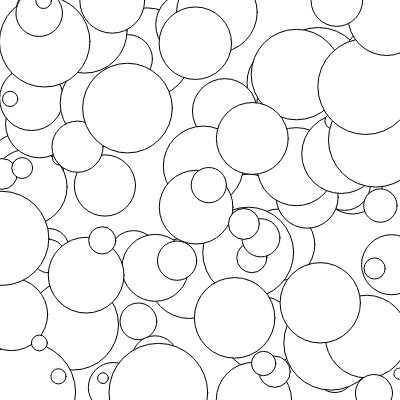
Frame 1 (no input)
Frame 60 (no input): identical to frame 1, image omitted
Frame 120 (the mouse pressed at the canvas centre since frame 60): identical to frame 1, image omitted

The p5.js sketch that drew this single still picture (run headless with seeded random() and noise() and a simulated clock; from frame 60 on, the mouse is pressed at the canvas centre):

// p5.js sketch
// ── sketch.js
var bubble0;

var bubbles = [];

function setup() {
    createCanvas(400, 400);
    bubble0 = new bubble(100, 100, 100);
    bubble1 = new bubble(200,200,100);

    for(var i = 0; i < 100; i++){
        bubbles.push(new bubble(random(width), random(height), random(10,100)));
    }

    console.log(bubbles.length);
}

function draw() {
    background(255);

//    bubble0.display();
//    bubble0.move();
//    var checkBubble = bubble0.checkPos();
//
//    if(checkBubble == true){
//        bubble0.x = 0;
//    }
//
//    bubbles[0].display();
//    bubbles[0].move();


    for(var i = 0; i < bubbles.length; i++){
        bubbles[i].display();
    }


}


function bubble(tempX, tempY, tempDiameter) {

    this.x = tempX;
    this.y = tempY;
    this.diameter = tempDiameter;

    this.display = function () {
        ellipse(this.x, this.y, this.diameter, this.diameter);
    }

    this.move = function () {
        this.x++;
    }

    this.checkPos = function () {
        if (this.x > width) {
            return true;
        } else {
            return false;
        }
    }



}
